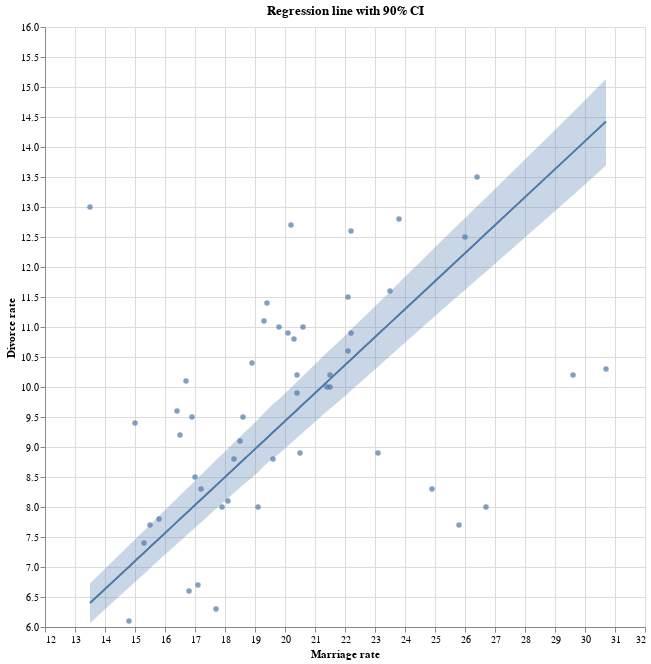

The notebook cell saved with this chart:
### Code cell
def plot_regression(x, y, y_mean, y_hpdi):
    results = pd.DataFrame({
        "Marriage rate": x,
        "Divorce rate": y,
        "Divorce rate (predicted)": y_mean,
        r"Divorce rate (5% confidence)": y_hpdi[0, :],
        r"Divorce rate (95% confidence)": y_hpdi[1, :],
    })
    base = alt.Chart(results)
    
    return alt.layer(
        base.mark_circle().encode(
            alt.X("Marriage rate", scale=alt.Scale(zero=False)),
            alt.Y("Divorce rate", scale=alt.Scale(zero=False), title="Divorce rate"),
        ),
        base.mark_line().encode(
            x="Marriage rate",
            y=alt.Y("Divorce rate (predicted)", title="Divorce rate"),
        ),
        alt.Chart(results).mark_area(opacity=0.3).encode(
            x="Marriage rate",
            y=alt.Y(r"Divorce rate (5% confidence)", title="Divorce rate"),
            y2=alt.Y2(r"Divorce rate (95% confidence)", title="Divorce rate"),
        )
    )



# Compute empirical posterior distribution over mu
posterior_mu = (
    jnp.expand_dims(samples_1["a"], -1)
    + jnp.expand_dims(samples_1["bM"], -1) * dset.Marriage.values
)

mean_mu = jnp.mean(posterior_mu, axis=0)
hpdi_mu = hpdi(posterior_mu, 0.9)
plot_regression(dset.Marriage.values, dset.Divorce.values, mean_mu, hpdi_mu).properties(
    title="Regression line with 90% CI",
    width=600, height=600
)

### Figure 1 — Vega-Lite specification as saved in the notebook (floating-point values rounded to 4 significant figures)
{"config": {"view": {"continuousWidth": 300, "continuousHeight": 300}}, "layer": [{"mark": {"type": "circle"}, "encoding": {"x": {"field": "Marriage rate", "scale": {"zero": false}, "type": "quantitative"}, "y": {"field": "Divorce rate", "scale": {"zero": false}, "title": "Divorce rate", "type": "quantitative"}}}, {"mark": {"type": "line"}, "encoding": {"x": {"field": "Marriage rate", "type": "quantitative"}, "y": {"field": "Divorce rate (predicted)", "title": "Divorce rate", "type": "quantitative"}}}, {"mark": {"type": "area", "opacity": 0.3}, "encoding": {"x": {"field": "Marriage rate", "type": "quantitative"}, "y": {"field": "Divorce rate (5% confidence)", "title": "Divorce rate", "type": "quantitative"}, "y2": {"field": "Divorce rate (95% confidence)", "title": "Divorce rate"}}}], "data": {"name": "data-23c92ddb124c9708d9b8823ec5f9fb54"}, "height": 600, "title": "Regression line with 90% CI", "width": 600, "$schema": "https://vega.github.io/schema/vega-lite/v5.17.0.json", "datasets": {"data-23c92ddb124c9708d9b8823ec5f9fb54": [{"Marriage rate": 20.2, "Divorce rate": 12.7, "Divorce rate (predicted)": 9.525, "Divorce rate (5% confidence)": 9.065, "Divorce rate (95% confidence)": 9.989}, {"Marriage rate": 26.0, "Divorce rate": 12.5, "Divorce rate (predicted)": 12.23, "Divorce rate (5% confidence)": 11.62, "Divorce rate (95% confidence)": 12.81}, {"Marriage rate": 20.3, "Divorce rate": 10.8, "Divorce rate (predicted)": 9.572, "Divorce rate (5% confidence)": 9.109, "Divorce rate (95% confidence)": 10.04}, {"Marriage rate": 26.4, "Divorce rate": 13.5, "Divorce rate (predicted)": 12.42, "Divorce rate (5% confidence)": 11.79, "Divorce rate (95% confidence)": 13.01}, {"Marriage rate": 19.1, "Divorce rate": 8.0, "Divorce rate (predicted)": 9.012, "Divorce rate (5% confidence)": 8.58, "Divorce rate (95% confidence)": 9.457}, {"Marriage rate": 23.5, "Divorce rate": 11.6, "Divorce rate (predicted)": 11.06, "Divorce rate (5% confidence)": 10.52, "Divorce rate (95% confidence)": 11.59}, {"Marriage rate": 17.1, "Divorce rate": 6.7, "Divorce rate (predicted)": 8.079, "Divorce rate (5% confidence)": 7.698, "Divorce rate (95% confidence)": 8.487}, {"Marriage rate": 23.1, "Divorce rate": 8.9, "Divorce rate (predicted)": 10.88, "Divorce rate (5% confidence)": 10.34, "Divorce rate (95% confidence)": 11.39}, {"Marriage rate": 17.7, "Divorce rate": 6.3, "Divorce rate (predicted)": 8.359, "Divorce rate (5% confidence)": 7.969, "Divorce rate (95% confidence)": 8.781}, {"Marriage rate": 17.0, "Divorce rate": 8.5, "Divorce rate (predicted)": 8.032, "Divorce rate (5% confidence)": 7.655, "Divorce rate (95% confidence)": 8.44}, {"Marriage rate": 22.1, "Divorce rate": 11.5, "Divorce rate (predicted)": 10.41, "Divorce rate (5% confidence)": 9.89, "Divorce rate (95% confidence)": 10.9}, {"Marriage rate": 24.9, "Divorce rate": 8.3, "Divorce rate (predicted)": 11.72, "Divorce rate (5% confidence)": 11.14, "Divorce rate (95% confidence)": 12.28}, {"Marriage rate": 25.8, "Divorce rate": 7.7, "Divorce rate (predicted)": 12.14, "Divorce rate (5% confidence)": 11.53, "Divorce rate (95% confidence)": 12.72}, {"Marriage rate": 17.9, "Divorce rate": 8.0, "Divorce rate (predicted)": 8.452, "Divorce rate (5% confidence)": 8.057, "Divorce rate (95% confidence)": 8.877}, {"Marriage rate": 19.8, "Divorce rate": 11.0, "Divorce rate (predicted)": 9.338, "Divorce rate (5% confidence)": 8.888, "Divorce rate (95% confidence)": 9.795}, {"Marriage rate": 21.5, "Divorce rate": 10.2, "Divorce rate (predicted)": 10.13, "Divorce rate (5% confidence)": 9.639, "Divorce rate (95% confidence)": 10.62}, {"Marriage rate": 22.1, "Divorce rate": 10.6, "Divorce rate (predicted)": 10.41, "Divorce rate (5% confidence)": 9.89, "Divorce rate (95% confidence)": 10.9}, {"Marriage rate": 22.2, "Divorce rate": 12.6, "Divorce rate (predicted)": 10.46, "Divorce rate (5% confidence)": 9.941, "Divorce rate (95% confidence)": 10.96}, {"Marriage rate": 20.6, "Divorce rate": 11.0, "Divorce rate (predicted)": 9.712, "Divorce rate (5% confidence)": 9.241, "Divorce rate (95% confidence)": 10.18}, {"Marriage rate": 13.5, "Divorce rate": 13.0, "Divorce rate (predicted)": 6.399, "Divorce rate (5% confidence)": 6.067, "Divorce rate (95% confidence)": 6.726}, {"Marriage rate": 18.3, "Divorce rate": 8.8, "Divorce rate (predicted)": 8.639, "Divorce rate (5% confidence)": 8.233, "Divorce rate (95% confidence)": 9.073}, {"Marriage rate": 15.8, "Divorce rate": 7.8, "Divorce rate (predicted)": 7.472, "Divorce rate (5% confidence)": 7.116, "Divorce rate (95% confidence)": 7.852}, {"Marriage rate": 16.5, "Divorce rate": 9.2, "Divorce rate (predicted)": 7.799, "Divorce rate (5% confidence)": 7.43, "Divorce rate (95% confidence)": 8.195}, {"Marriage rate": 15.3, "Divorce rate": 7.4, "Divorce rate (predicted)": 7.239, "Divorce rate (5% confidence)": 6.885, "Divorce rate (95% confidence)": 7.605}, {"Marriage rate": 19.3, "Divorce rate": 11.1, "Divorce rate (predicted)": 9.105, "Divorce rate (5% confidence)": 8.682, "Divorce rate (95% confidence)": 9.567}, {"Marriage rate": 18.6, "Divorce rate": 9.5, "Divorce rate (predicted)": 8.779, "Divorce rate (5% confidence)": 8.366, "Divorce rate (95% confidence)": 9.22}, {"Marriage rate": 18.5, "Divorce rate": 9.1, "Divorce rate (predicted)": 8.732, "Divorce rate (5% confidence)": 8.321, "Divorce rate (95% confidence)": 9.17}, {"Marriage rate": 19.6, "Divorce rate": 8.8, "Divorce rate (predicted)": 9.245, "Divorce rate (5% confidence)": 8.819, "Divorce rate (95% confidence)": 9.716}, {"Marriage rate": 16.7, "Divorce rate": 10.1, "Divorce rate (predicted)": 7.892, "Divorce rate (5% confidence)": 7.519, "Divorce rate (95% confidence)": 8.291}, {"Marriage rate": 14.8, "Divorce rate": 6.1, "Divorce rate (predicted)": 7.006, "Divorce rate (5% confidence)": 6.659, "Divorce rate (95% confidence)": 7.362}, {"Marriage rate": 20.4, "Divorce rate": 10.2, "Divorce rate (predicted)": 9.618, "Divorce rate (5% confidence)": 9.153, "Divorce rate (95% confidence)": 10.09}, {"Marriage rate": 16.8, "Divorce rate": 6.6, "Divorce rate (predicted)": 7.939, "Divorce rate (5% confidence)": 7.565, "Divorce rate (95% confidence)": 8.341}, {"Marriage rate": 20.4, "Divorce rate": 9.9, "Divorce rate (predicted)": 9.618, "Divorce rate (5% confidence)": 9.153, "Divorce rate (95% confidence)": 10.09}, {"Marriage rate": 26.7, "Divorce rate": 8.0, "Divorce rate (predicted)": 12.56, "Divorce rate (5% confidence)": 11.92, "Divorce rate (95% confidence)": 13.15}, {"Marriage rate": 16.9, "Divorce rate": 9.5, "Divorce rate (predicted)": 7.985, "Divorce rate (5% confidence)": 7.609, "Divorce rate (95% confidence)": 8.389}, {"Marriage rate": 23.8, "Divorce rate": 12.8, "Divorce rate (predicted)": 11.2, "Divorce rate (5% confidence)": 10.65, "Divorce rate (95% confidence)": 11.74}, {"Marriage rate": 18.9, "Divorce rate": 10.4, "Divorce rate (predicted)": 8.918, "Divorce rate (5% confidence)": 8.492, "Divorce rate (95% confidence)": 9.36}, {"Marriage rate": 15.5, "Divorce rate": 7.7, "Divorce rate (predicted)": 7.332, "Divorce rate (5% confidence)": 6.978, "Divorce rate (95% confidence)": 7.705}, {"Marriage rate": 15.0, "Divorce rate": 9.4, "Divorce rate (predicted)": 7.099, "Divorce rate (5% confidence)": 6.749, "Divorce rate (95% confidence)": 7.458}, {"Marriage rate": 18.1, "Divorce rate": 8.1, "Divorce rate (predicted)": 8.545, "Divorce rate (5% confidence)": 8.145, "Divorce rate (95% confidence)": 8.975}, {"Marriage rate": 20.1, "Divorce rate": 10.9, "Divorce rate (predicted)": 9.478, "Divorce rate (5% confidence)": 9.019, "Divorce rate (95% confidence)": 9.94}, {"Marriage rate": 19.4, "Divorce rate": 11.4, "Divorce rate (predicted)": 9.152, "Divorce rate (5% confidence)": 8.727, "Divorce rate (95% confidence)": 9.616}, {"Marriage rate": 21.5, "Divorce rate": 10.0, "Divorce rate (predicted)": 10.13, "Divorce rate (5% confidence)": 9.639, "Divorce rate (95% confidence)": 10.62}, {"Marriage rate": 29.6, "Divorce rate": 10.2, "Divorce rate (predicted)": 13.91, "Divorce rate (5% confidence)": 13.2, "Divorce rate (95% confidence)": 14.58}, {"Marriage rate": 16.4, "Divorce rate": 9.6, "Divorce rate (predicted)": 7.752, "Divorce rate (5% confidence)": 7.383, "Divorce rate (95% confidence)": 8.143}, {"Marriage rate": 20.5, "Divorce rate": 8.9, "Divorce rate (predicted)": 9.665, "Divorce rate (5% confidence)": 9.197, "Divorce rate (95% confidence)": 10.14}, {"Marriage rate": 21.4, "Divorce rate": 10.0, "Divorce rate (predicted)": 10.08, "Divorce rate (5% confidence)": 9.595, "Divorce rate (95% confidence)": 10.57}, {"Marriage rate": 22.2, "Divorce rate": 10.9, "Divorce rate (predicted)": 10.46, "Divorce rate (5% confidence)": 9.941, "Divorce rate (95% confidence)": 10.96}, {"Marriage rate": 17.2, "Divorce rate": 8.3, "Divorce rate (predicted)": 8.125, "Divorce rate (5% confidence)": 7.742, "Divorce rate (95% confidence)": 8.535}, {"Marriage rate": 30.7, "Divorce rate": 10.3, "Divorce rate (predicted)": 14.42, "Divorce rate (5% confidence)": 13.69, "Divorce rate (95% confidence)": 15.13}]}}
